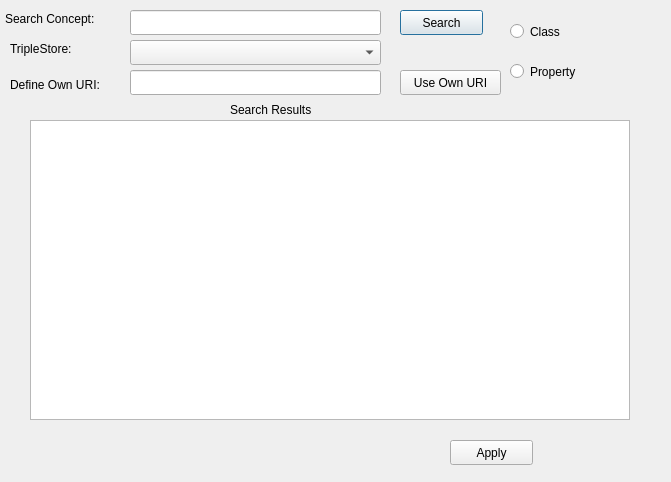
<?xml version="1.0" encoding="UTF-8"?>
<ui version="4.0">
 <class>Dialog</class>
 <widget class="QDialog" name="Dialog">
  <property name="geometry">
   <rect>
    <x>0</x>
    <y>0</y>
    <width>671</width>
    <height>482</height>
   </rect>
  </property>
  <property name="windowTitle">
   <string>Dialog</string>
  </property>
  <widget class="QLineEdit" name="conceptSearchEdit">
   <property name="geometry">
    <rect>
     <x>130</x>
     <y>10</y>
     <width>251</width>
     <height>25</height>
    </rect>
   </property>
  </widget>
  <widget class="QLabel" name="conceptSearchLabel">
   <property name="geometry">
    <rect>
     <x>5</x>
     <y>10</y>
     <width>111</width>
     <height>17</height>
    </rect>
   </property>
   <property name="text">
    <string>Search Concept:</string>
   </property>
  </widget>
  <widget class="QLabel" name="tripleStoreLabel">
   <property name="geometry">
    <rect>
     <x>10</x>
     <y>40</y>
     <width>111</width>
     <height>17</height>
    </rect>
   </property>
   <property name="text">
    <string>TripleStore:</string>
   </property>
  </widget>
  <widget class="QComboBox" name="tripleStoreEdit">
   <property name="geometry">
    <rect>
     <x>130</x>
     <y>40</y>
     <width>251</width>
     <height>25</height>
    </rect>
   </property>
  </widget>
  <widget class="QRadioButton" name="findConcept">
   <property name="geometry">
    <rect>
     <x>510</x>
     <y>20</y>
     <width>106</width>
     <height>23</height>
    </rect>
   </property>
   <property name="text">
    <string>Class</string>
   </property>
  </widget>
  <widget class="QRadioButton" name="findProperty">
   <property name="geometry">
    <rect>
     <x>510</x>
     <y>60</y>
     <width>106</width>
     <height>23</height>
    </rect>
   </property>
   <property name="text">
    <string>Property</string>
   </property>
  </widget>
  <widget class="QPushButton" name="searchButton">
   <property name="geometry">
    <rect>
     <x>400</x>
     <y>10</y>
     <width>83</width>
     <height>25</height>
    </rect>
   </property>
   <property name="text">
    <string>Search</string>
   </property>
  </widget>
  <widget class="QLabel" name="searchResultLabel">
   <property name="geometry">
    <rect>
     <x>230</x>
     <y>100</y>
     <width>121</width>
     <height>20</height>
    </rect>
   </property>
   <property name="text">
    <string>Search Results</string>
   </property>
  </widget>
  <widget class="QPushButton" name="applyButton">
   <property name="geometry">
    <rect>
     <x>450</x>
     <y>440</y>
     <width>83</width>
     <height>25</height>
    </rect>
   </property>
   <property name="text">
    <string>Apply</string>
   </property>
  </widget>
  <widget class="QListWidget" name="searchResult">
   <property name="geometry">
    <rect>
     <x>30</x>
     <y>120</y>
     <width>600</width>
     <height>300</height>
    </rect>
   </property>
  </widget>
  <widget class="QLineEdit" name="costumproperty">
   <property name="geometry">
    <rect>
     <x>130</x>
     <y>70</y>
     <width>251</width>
     <height>25</height>
    </rect>
   </property>
  </widget>
  <widget class="QPushButton" name="costumpropertyButton">
   <property name="geometry">
    <rect>
     <x>400</x>
     <y>70</y>
     <width>101</width>
     <height>25</height>
    </rect>
   </property>
   <property name="text">
    <string>Use Own URI</string>
   </property>
  </widget>
  <widget class="QLabel" name="costumpropertyLabel">
   <property name="geometry">
    <rect>
     <x>10</x>
     <y>75</y>
     <width>131</width>
     <height>20</height>
    </rect>
   </property>
   <property name="text">
    <string>Define Own URI:</string>
   </property>
  </widget>
 </widget>
 <resources/>
 <connections/>
</ui>
